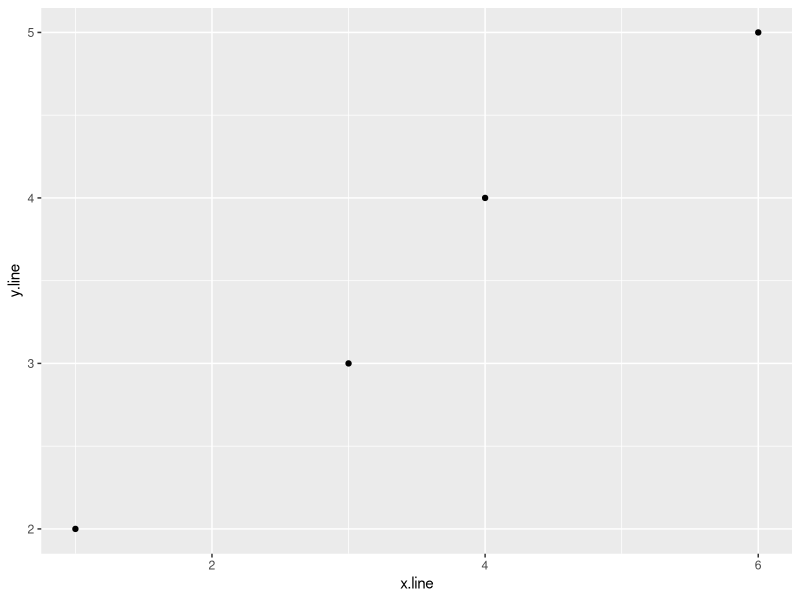
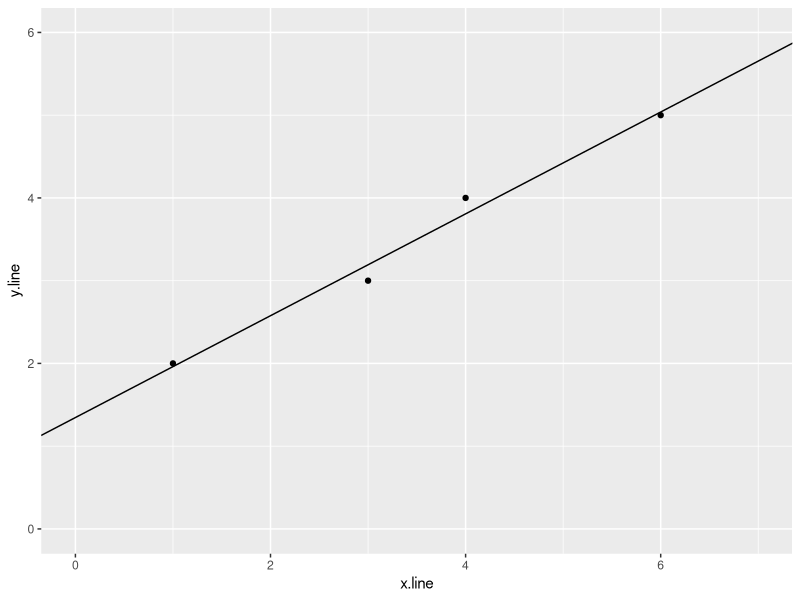
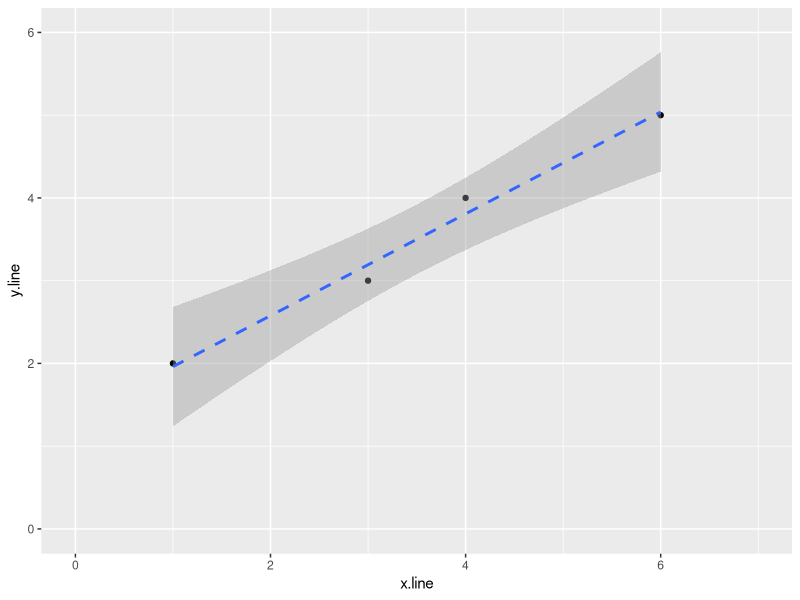
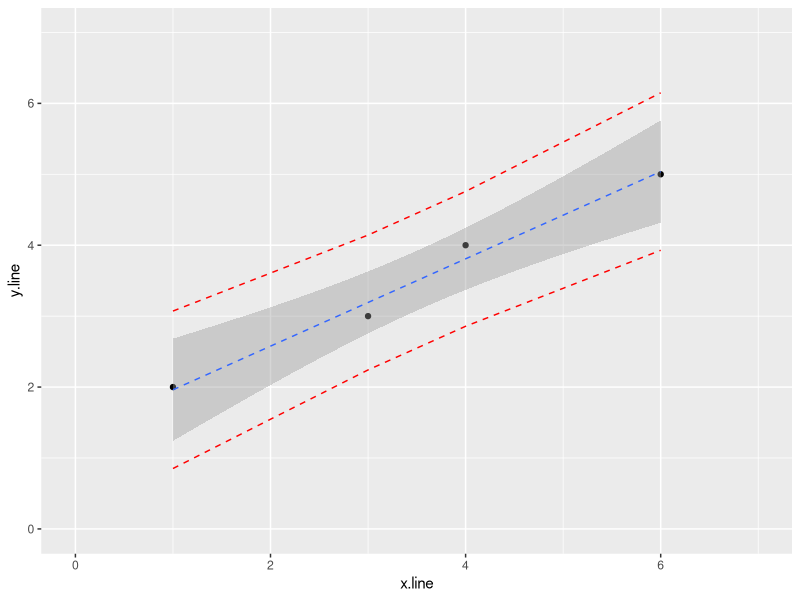
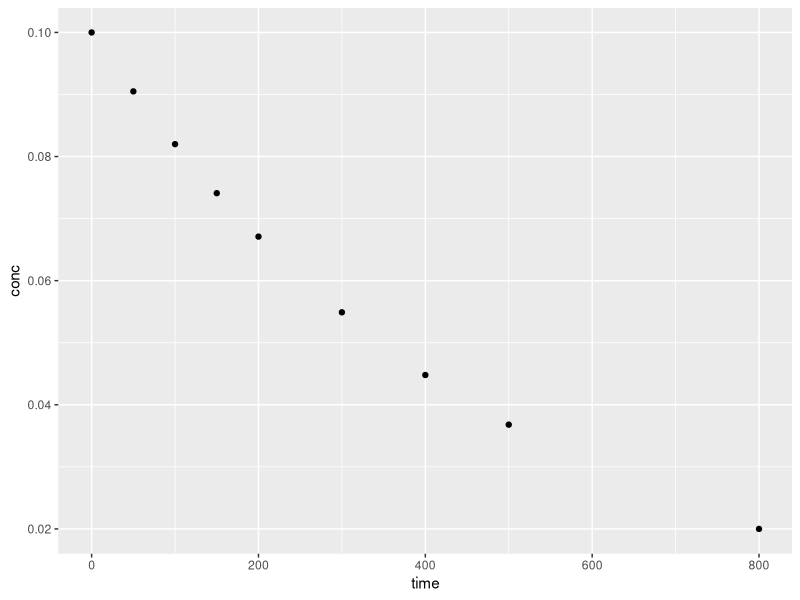
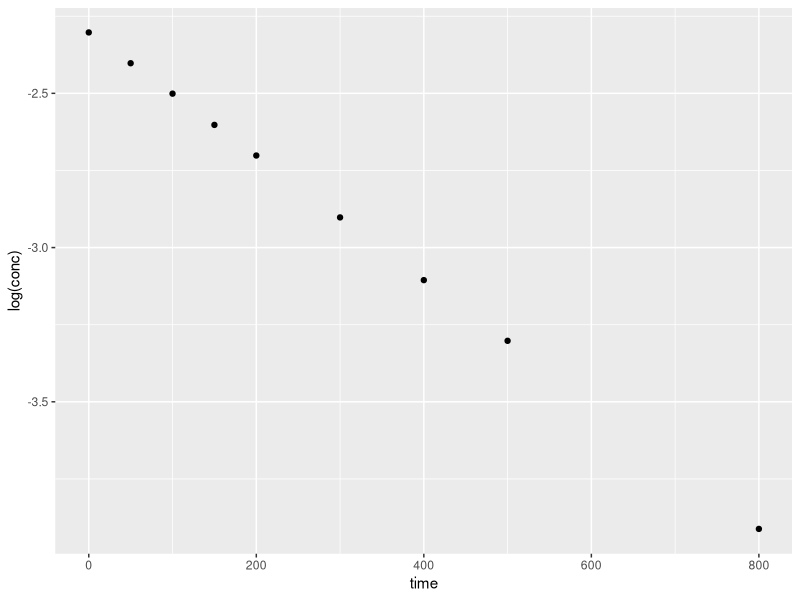
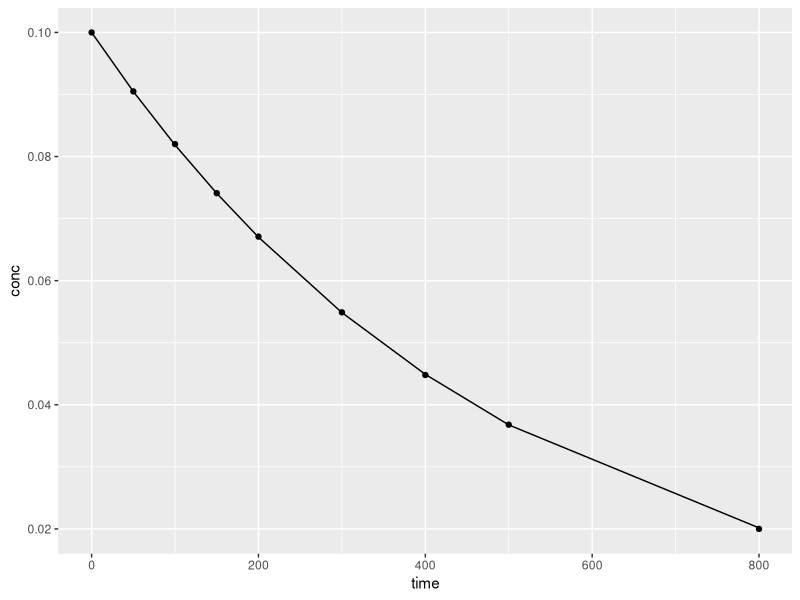
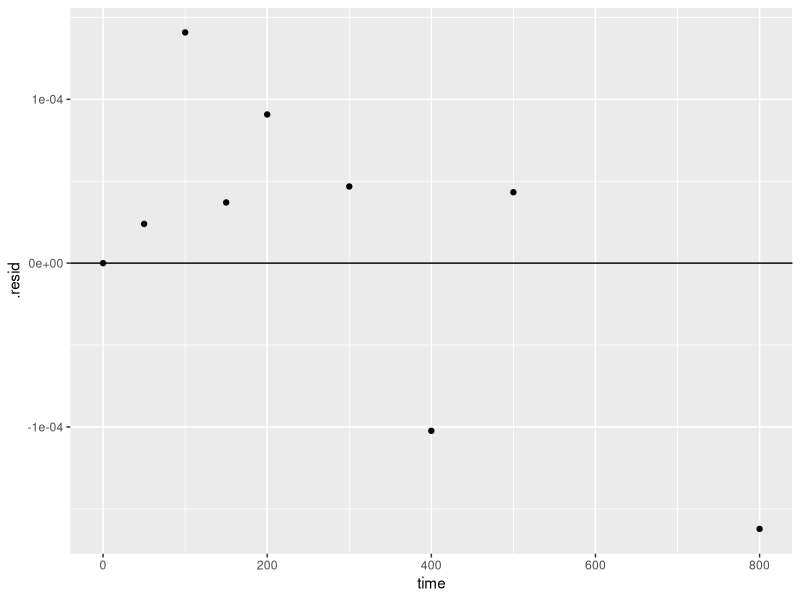

These charts were generated, in order, by the following R code: (Note: this script raises an error after producing the figures.)
## ---- chunk 1
library(tidyverse)
library(ggplot2)
library(broom)
## ---- chunk 2
simple_line <- tribble(
  ~x.line, ~y.line,
  1., 2.,
  3., 3.,
  4., 4., 
  6., 5.
)
simple_line
## ---- chunk 3
ggplot(simple_line, aes(x.line, y.line)) +
  geom_point()
## ---- chunk 4
m_sl <- lm(y.line ~ x.line, 
          data = simple_line)
m_sl
summary(m_sl)
tidy(m_sl)

sl_slope <- tidy(m_sl) %>%
  filter(term == "x.line") %>%
  select(estimate)

sl_intercept <- tidy(m_sl) %>%
  filter(term == "(Intercept)") %>%
  select(estimate)

sl_slope
sl_intercept
## ---- chunk 5
ggplot(simple_line, aes(x.line, y.line)) +
  geom_point() +
  geom_abline(slope = sl_slope$estimate, intercept = sl_intercept$estimate) +
  ylim(0,6) +
  xlim(0,7)
## ---- chunk 6
ggplot(simple_line, aes(x.line, y.line)) +
  geom_point() +
  stat_smooth(method = lm, linetype = "dashed") +
  ylim(0,6) +
  xlim(0,7)
## ---- chunk 7
temp_var <- m_sl %>%
  predict(interval="predict") %>%
  as_tibble()

temp_var

simple_line_predict <- bind_cols(simple_line, temp_var)
simple_line_predict
## ---- chunk 8
ggplot(simple_line_predict, aes(x.line, y.line)) +
  geom_point() +
  stat_smooth(method = lm, linetype = "dashed", size = 0.5) +
  geom_line(aes(y=lwr), color = "red", linetype = "dashed") +
  geom_line(aes(y=upr), color = "red", linetype = "dashed") +
  ylim(0,7) +
  xlim(0,7)
## ---- chunk 9
kinetics1 <- tribble(
  ~time, ~conc,
  0., 0.100,
  50., 0.0905,
  100., 0.0820,
  150., 0.0741,
  200., 0.0671,
  300., 0.0549,
  400., 0.0448,
  500., 0.0368,
  800., 0.0200
)
kinetics1
## ---- chunk 10
ggplot(kinetics1, aes(time, conc)) +
  geom_point()

ggplot(kinetics1, aes(time, log(conc))) +
  geom_point()
## ---- chunk 11
k1 <- nls(conc ~ 0.1*exp(-a1*time), 
          data = kinetics1, start = list(a1 = 0.002), trace = T)

summary(k1)
## ---- chunk 12
augment(k1)

ggplot()+
  geom_point(aes(time, conc), kinetics1) +
  geom_line(aes(time, .fitted), augment(k1))
## ---- chunk 13
ggplot()+
  geom_point(aes(time, .resid), augment(k1)) +
  geom_hline(yintercept = 0)
## ---- chunk 14
conc.fit <- function(t) {
  0.1*exp(-t*summary(k1)$coefficients[1])
  }

ggplot(kinetics1, mapping = aes(time, conc)) +
  geom_point() + 
  stat_function(fun = conc.fit, linetype = "dashed", colour = "green") +
  ggtitle("A kinetics example from first-year chemistry", subtitle = "dashed green line: first-order, exponential decay") +
  theme_bw()
## ---- chunk 15
library(tidyverse)

load_cell <- read_table2(
  "NIST data/PONTIUS.dat", skip = 25, col_names = FALSE, col_types = "dd") %>%
  rename(Deflection = X1, Load = X2)
load_cell

## ---- chunk 16
ggplot(load_cell) +
  geom_point(aes(Load, Deflection))
## ---- chunk 17
load_cell_model <- lm(Deflection ~ Load, load_cell)
summary(load_cell_model)
## ---- chunk 18
load_cell_glance <- glance(load_cell_model)
load_cell_glance
## ---- chunk 19
load_cell_tidy <- tidy(load_cell_model)
load_cell_tidy
## ---- chunk 20
augment(load_cell_model)
## ---- chunk 21
ggplot(load_cell, aes(Load, Deflection)) +
  geom_point() +
  stat_smooth(method = lm, linetype = "dashed", colour = "blue", size = 0.5) +
  ggtitle("NIST Load Cell Calibration Data", subtitle = "+/- 95% Confidence Intervals are not visible")
## ---- chunk 22
load_cell_resid = resid(load_cell_model)
load_cell_resid

# ggplot() +
#   geom_point(aes(LoadCell$Load, LC.resid)) +
#   geom_hline(aes(yintercept=0)) +
#   geom_hline(aes(yintercept=+2*(summary(m.LC)$sigma)), linetype = "dashed") +
#   geom_hline(aes(yintercept=-2*(summary(m.LC)$sigma)), linetype = "dashed") +
#   ggtitle("Deflection Load Residuals", subtitle = "+/- 2(Residual Statndard Deviation)") +
#   theme(plot.title = element_text(hjust = 0.5), plot.subtitle = element_text(hjust = 0.5))
## ---- chunk 23
load_cell_fit <- augment(load_cell_model)
load_cell_fit

ggplot(load_cell_fit) +
  geom_point(aes(Load, .resid)) +
  ggtitle("Residuals from linear model of the load cell")
## ---- chunk 24

ggplot(load_cell_fit) +
  geom_histogram(aes(.resid))

ggplot(load_cell_fit) +
  geom_qq(aes(sample = .resid))

## ---- chunk 25
load_cell_2 <- mutate(load_cell, Load_squared = Load^2)
load_cell_2

## ---- chunk 26
load_cell_model_2 <- lm(Deflection ~ Load + Load_squared, load_cell_2)
summary(load_cell_model_2)
## ---- chunk 27
load_cell_fit_2 <- augment(load_cell_model_2)
load_cell_fit_2

ggplot(load_cell_fit_2) +
  geom_point(aes(Load, .resid)) +
  ggtitle("Residuals from refined model of the load cell")
## ---- chunk 28
load_cell_model_3 <- nls(Deflection ~ b0 + b1*Load + b2*Load^2, load_cell_2, start = c(b0 = 0, b1 = 0,b2 = 0))

summary(load_cell_model_3)

## ---- chunk 29
ggplot(load_cell_fit_2) +
  geom_histogram(aes(.resid))

ggplot(load_cell_fit_2) +
  geom_qq(aes(sample = .resid))
## ---- chunk 30
CTECu <- read_table2(
  "NIST data/HAHN1.dat", skip = 25, col_names = FALSE) 

CTECu <- CTECu %>%
  rename(temp_K = X1, Cu_CTE = X2)
View(CTECu)
## ---- chunk 31
ggplot(CTECu, aes(temp_K, Cu_CTE)) + 
  geom_point()
## ---- chunk 32
model_Cu <- nls(Cu_CTE ~ ((a0 + a1*temp_K + a2*temp_K^2)/(1 + b1*temp_K + b2*temp_K^2)), 
            CTECu, start = list(a0 = 0, a1 = -1, a2 = -1, b1 = 0, b2 = 0), trace = T)

summary(model_Cu)

glance(model_Cu)
augment(model_Cu)
tidy(model_Cu)
## ---- chunk 33
Cu_fit <- function(x) {
  ((summary(model_Cu)$coefficients[1] + summary(model_Cu)$coefficients[2]*x + summary(model_Cu)$coefficients[3]*x^2)/(1 + summary(model_Cu)$coefficients[4]*x + summary(model_Cu)$coefficients[5]*x^2))
  }
## ---- chunk 34

ggplot(CTECu, aes(temp_K, Cu_CTE)) + 
  geom_point() + 
  stat_function(fun = Cu_fit, colour = "green", linetype = "dashed") +
  ggtitle("Thermal Expansion of Copper", subtitle = "nls function using Q/Q model")

## ---- chunk 35
ggplot(augment(model_Cu)) +
  geom_point(aes(temp_K, .resid)) +
  geom_hline(aes(yintercept=0)) +
  geom_hline(aes(yintercept=+2*(0.38)), linetype = "dashed") +
  geom_hline(aes(yintercept=-2*(0.38)), linetype = "dashed") +
  ggtitle("Thermal Expansion of Copper Residuals", subtitle = "+/- 2(Residual Statndard Deviation)")
## ---- chunk 36
mcc_Cu <- nls(Cu_CTE ~ ((a0 + a1*temp_K + a2*temp_K^2 + a3*temp_K^3)/(1 + b1*temp_K + b2*temp_K^2 + b3*temp_K^3)), 
            CTECu, start = list(a0 = 0, a1 = -1, a2 = -1, a3 = 0, b1 = 0, b2 = 0, b3 = 0), 
            trace = T)

summary(mcc_Cu)

glance(mcc_Cu)
augment(mcc_Cu)
tidy(mcc_Cu)
## ---- chunk 37
cc.Cu.fit <- function(x) {
  ((summary(mcc_Cu)$coefficients[1] + summary(mcc_Cu)$coefficients[2]*x + 
      summary(mcc_Cu)$coefficients[3]*x^2 + summary(mcc_Cu)$coefficients[4]*x^3)/(1 + summary(mcc_Cu)$coefficients[5]*x + summary(mcc_Cu)$coefficients[6]*x^2 + summary(mcc_Cu)$coefficients[7]*x^3))
  }
## ---- chunk 38
ggplot(CTECu, aes(temp_K, Cu_CTE)) +
  geom_point() + 
  stat_function(fun = cc.Cu.fit, colour = "green", linetype = "dashed") +
  ggtitle("Thermal Expansion of Copper", subtitle = "nls function using C/C model")

## ---- chunk 39
ggplot(augment(mcc_Cu)) +
  geom_point(aes(temp_K, .resid)) +
  geom_hline(aes(yintercept=0)) +
  geom_hline(aes(yintercept=+2*0.082), linetype = "dashed") +
  geom_hline(aes(yintercept=-2*0.082), linetype = "dashed") +
  ggtitle("Thermal Expansion of Copper Residuals (C/C)", subtitle = "+/- 2(Residual Statndard Deviation)")
## ---- chunk 40
ggplot(CTECu, aes(temp_K, Cu_CTE)) +
  geom_point() + 
  stat_smooth(method = "loess", span = 0.2, linetype = "dashed", size = 0.5) +
  ggtitle("Thermal Expansion of Copper", subtitle = "analysis with LOESS model")
## ---- chunk 41
mloess_Cu <- loess(Cu_CTE ~ temp_K, CTECu, span = 0.2)

summary(mloess_Cu)
augment(mloess_Cu)
## ---- chunk 42
ggplot(augment(mloess_Cu)) +
  geom_point(aes(temp_K, .resid)) +
  geom_hline(aes(yintercept=0)) +
  geom_hline(aes(yintercept=+2*(0.09)), linetype = "dashed") +
  geom_hline(aes(yintercept=-2*(0.09)), linetype = "dashed") +
  ggtitle("Thermal Expansion of Copper Residuals (LOESS)", subtitle = "+/- 2(Residual Statndard Error)")
  
## ---- chunk 43
load_cell_fit_2

load_cell_fit_2_runs <- load_cell_fit_2 %>%
  mutate(
    run = case_when(seq_along(Load) <= 20 ~ "run1", 
                    seq_along(Load) > 20 ~ "run2"))

load_cell_fit_2_runs
## ---- chunk 44

ggplot(load_cell_fit_2_runs) +
  geom_point(aes(Load, .resid, colour = run)) +
  ggtitle("Residuals from refined model of the load cell") +
  theme_bw()
## ---- chunk 45
x_anscombe <- anscombe %>%  # results will be storred into a new object x_anscombe; we start with the original data frame "anscombe"
  select(x1, x2, x3, x4) %>%  # select the columns we want to work with
  rename(group1 = x1, group2 = x2, group3 = x3, group4 = x4) %>% # rename the values using a generic header
  gather(key = group, value = x_values, group1, group2, group3, group4) # gather the columns into rows

x_anscombe

y_anscombe <- anscombe %>%
  select(y1, y2, y3, y4) %>%
  gather(key = group, value = y_values, y1, y2, y3, y4) %>% # I don't need to rename the columns as I will discard them (I only need one column to indicate the group number)
  select(y_values)

y_anscombe

anscombe_tidy <- bind_cols(x_anscombe, y_anscombe)
anscombe_tidy
## ---- chunk 46
ggplot(anscombe_tidy, aes(x_values, y_values)) +
  geom_line(aes(group = group))
## ---- chunk 47
anscombe_models <- anscombe_tidy %>%
  group_by(group) %>%
  do(mod = lm(y_values ~ x_values, data = ., na.action = na.exclude
     )) %>%
  ungroup()

anscombe_models
## ---- chunk 48
model_summary <- anscombe_models %>%
  rowwise() %>%
  glance(mod)

model_summary
## ---- chunk 49
coefficient_summary <- anscombe_models %>%
  rowwise() %>%
  tidy(mod)

coefficient_summary
## ---- chunk 50
observation_summary <- anscombe_models %>%
  rowwise() %>%
  augment(mod)

observation_summary
## ---- chunk 51
ggplot(observation_summary, aes(.se.fit, fill = group)) +
  geom_histogram(bins = 50) +
  facet_wrap(~ group)
